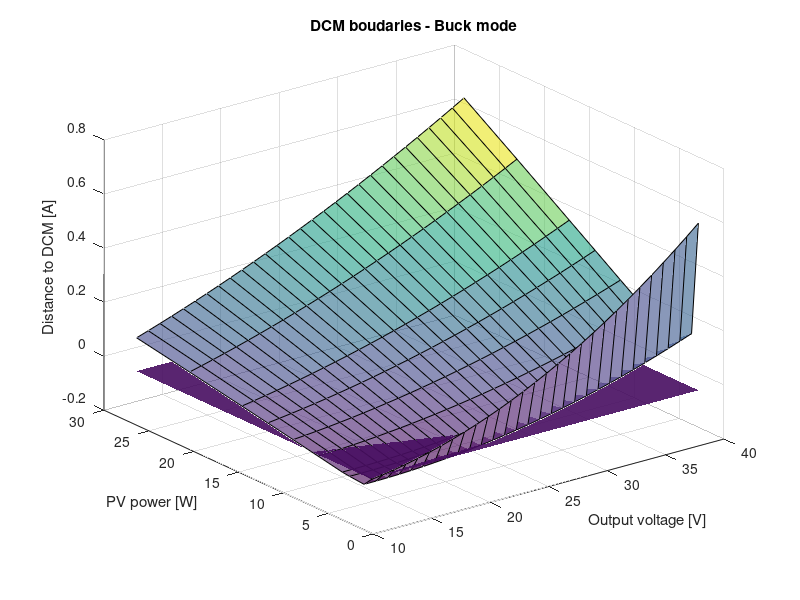

This figure's MATLAB source:
%ANALYSIS OF DCM BOUNDARY CONDITIONS FOR NIBBB
% For BUCK
irrad =     [0.1    0.08    0.06    0.05    0.04    0.03    0.02    0.015   0.01    0.005];
P =         [26.37  20.47   14.64   11.76   8.93    6.14    3.45    2.64    1.01    0.25];
Vin =       [38.25  37.78   37.15   36.70   36.12   35.25   33.65   31.9    25.7    13.0];

Vout = 10: 1: 38;
D = zeros(size(P,2), size(Vout,2));
DCM = zeros(size(P,2), size(Vout,2));

T = 1/50e3;
L = 1.3e-3;
Ipv = P ./ Vin;

for i = 1 : size(P,2)
    for j = 1 : size(Vout,2)
        D(i,j) = Vout(j)/Vin(i);
    end
end

for i = 1 : size(P,2)
    for j = 1 : size(Vout,2)
        Iavg = Ipv(i) * D(i,j);
        Iripple = (Vin(i) - Vout(j)) * D(i,j) * T / L;
        DCM(i,j) = Iavg - (Iripple/2);
    end
end


DCM;

surf(Vout, P, DCM, 'FaceAlpha',0.6);

hold on

surf(Vout,P,zeros(size(P,2),size(Vout,2)),'FaceAlpha',0.9, 'EdgeColor', 'none');
title('DCM boudaries - Buck mode');

xlabel('Output voltage [V]');

%ylabel('PV power [W]');
ylabel('PV power [W]');


zlabel('Distance to DCM [A]');

hold off
